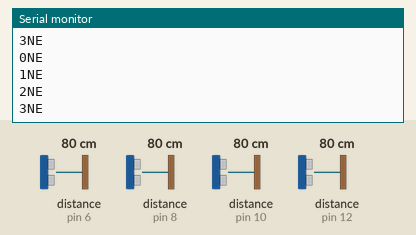
Simulated run of this sketch. Board: Arduino Uno, built with avr-gcc and run on an emulated ATmega328P. Parts: the last lines printed to the serial monitor. Wiring (inferred from the names in the program): 4 × ultrasonic range finder: trigger pin 5, echo pin 6 / trigger pin 7, echo pin 8 / trigger pin 9, echo pin 10 / trigger pin 11, echo pin 12. The inputs (shaded band) are chosen by the test bench; at power-on: distance to the obstacle (sensors on pin 6, pin 8, pin 10, pin 12) 80 cm. The echo pulse lasts 58.3 µs per cm.

Above: at 1.2 s.
1.3 s: distance to the obstacle (sensor on pin 6) set to 2 cm
At 1.56 s:
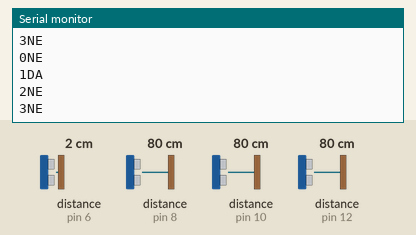
3.1 s: distance to the obstacle (sensor on pin 8) set to 2 cm
4.9 s: distance to the obstacle (sensor on pin 10) set to 18 cm
7.9 s: distance to the obstacle (sensor on pin 8) set to 250 cm
10.9 s: distance to the obstacle (sensor on pin 12) set to 2 cm
At 11.1 s:
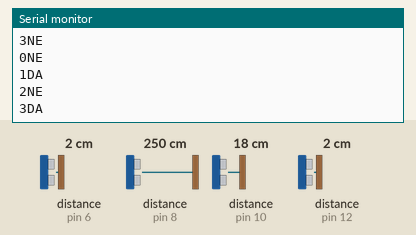
12.4 s: distance to the obstacle (sensor on pin 10) set to 2 cm
At 12.7 s:
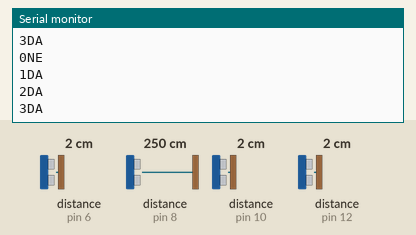
Timing chart, 0 to 14.9 s (numbered marks = the images above; inputs shaded):
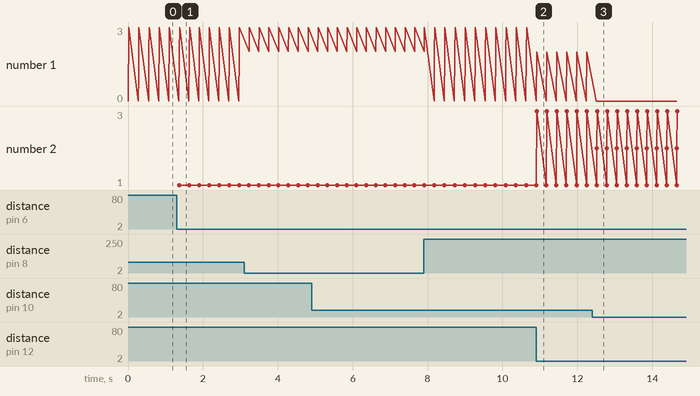

Measured:
- after the input at 1.3 s, the serial monitor: prints a new line after 0.07 s (image 1)
- after the input at 10.9 s, the serial monitor: prints a new line at once (image 2)
- after the input at 12.4 s, the serial monitor: prints a new line after 0.12 s (image 3)

The sketch:

sketch_oct23a.ino
```cpp
int trigPin3=11;
int echoPin3=12;

int trigPin1=5;
int echoPin1=6;
int trigPin=7;
int echoPin=8;
int trigPin2=9;
int echoPin2=10;


long duration,cm;


void setup() {
  Serial.begin(9600);
  pinMode(trigPin,OUTPUT);
  pinMode(echoPin,INPUT);
  pinMode(trigPin1,OUTPUT);
  pinMode(echoPin1,INPUT);
  pinMode(trigPin2,OUTPUT);
  pinMode(echoPin2,INPUT);
  pinMode(trigPin3,OUTPUT);
  pinMode(echoPin3,INPUT);

}

void loop() {
  digitalWrite(trigPin,LOW);
  delayMicroseconds(5);
  digitalWrite(trigPin,HIGH);
  delayMicroseconds(10);
  digitalWrite(trigPin,LOW);

  duration=pulseIn(echoPin,HIGH);
  cm=(duration/2)*(0.0343);
  if(cm<10){
    Serial.print("0DA ");
    Serial.print(duration);
    Serial.println();
  }else{
    Serial.print("0NE");
    Serial.println();
  }

  digitalWrite(trigPin1,LOW);
  delayMicroseconds(5);
  digitalWrite(trigPin1,HIGH);
  delayMicroseconds(10);
  digitalWrite(trigPin1,LOW);
  duration=pulseIn(echoPin1,HIGH);
  cm=(duration/2)*(0.0343);
  if(cm<10){
    Serial.print("1DA");
    Serial.println();
  }else{
    Serial.print("1NE");
    Serial.println();
  }


  digitalWrite(trigPin2,LOW);
  delayMicroseconds(5);
  digitalWrite(trigPin2,HIGH);
  delayMicroseconds(10);
  digitalWrite(trigPin2,LOW);

  duration=pulseIn(echoPin2,HIGH);
  cm=(duration/2)*(0.0343);
  if(cm<10){
    Serial.print("2DA");
    Serial.println();
  }else{
    Serial.print("2NE");
    Serial.println();
  }

  digitalWrite(trigPin3,LOW);
  delayMicroseconds(5);
  digitalWrite(trigPin3,HIGH);
  delayMicroseconds(10);
  digitalWrite(trigPin3,LOW);

  duration=pulseIn(echoPin3,HIGH);
  cm=(duration/2)*(0.0343);
  if(cm<10){
    Serial.print("3DA");
    Serial.println();
  }else{
    Serial.print("3NE");
    Serial.println();
  }
  delay(250);
}
```
